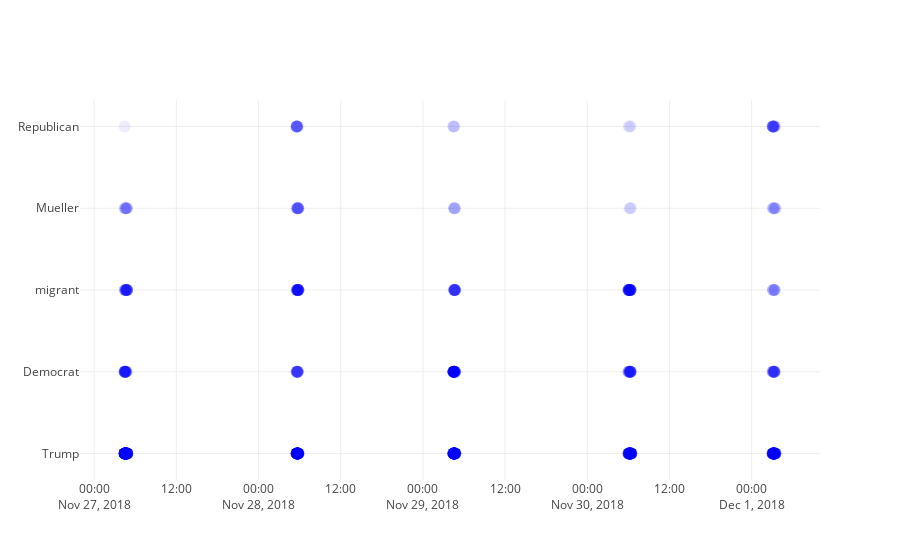

The code cell stored with this chart in its notebook:
### Code cell
N = 100
fig = go.Figure()
fig.add_scatter(x=date_times,
                y=buzz_words,
                mode='markers',
                fillcolor="black",
                hovertext= buzz_words,
                marker={'size': 12,
                        'color': "blue",
                        'opacity': 0.07,
                        'colorscale': 'Viridis'
                       });
iplot(fig)

### Figure 1 — Plotly figure (JSON) as saved in the notebook; plotly's stock layout.template omitted (floating-point values rounded to 4 significant figures; data arrays with more than 128 entries replaced by an {"elided": "..."} marker saying what was removed)
{"data": [{"fillcolor": "black", "hovertext": {"elided": "934 str values"}, "marker": {"color": "blue", "colorscale": "Viridis", "opacity": 0.07, "size": 12}, "mode": "markers", "type": "scatter", "uid": "38e75b46-f528-11e8-a95d-3065ec717084", "x": {"elided": "934 str values"}, "y": {"elided": "934 str values"}}], "layout": {}}
